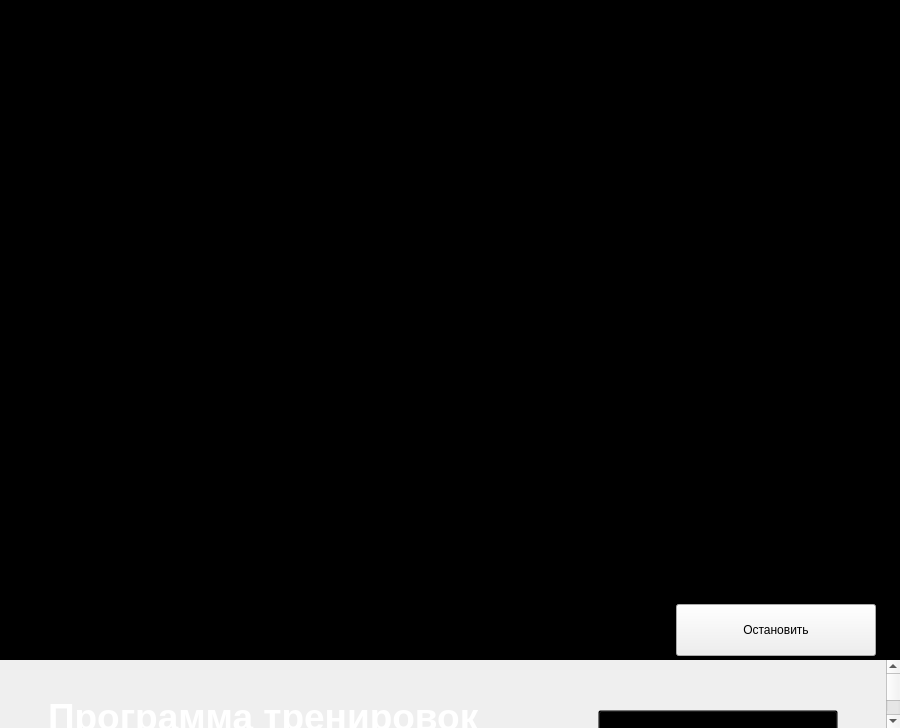
<?xml version="1.0" encoding="UTF-8"?>
<ui version="4.0">
 <class>TrainingTab</class>
 <widget class="QWidget" name="TrainingTab">
  <property name="geometry">
   <rect>
    <x>0</x>
    <y>0</y>
    <width>900</width>
    <height>700</height>
   </rect>
  </property>
  <property name="windowTitle">
   <string>Программа тренировок</string>
  </property>
  <layout class="QVBoxLayout" name="rootLayout">
   <property name="leftMargin"><number>0</number></property>
   <property name="topMargin"><number>0</number></property>
   <property name="rightMargin"><number>0</number></property>
   <property name="bottomMargin"><number>0</number></property>
   <property name="spacing"><number>0</number></property>

   <!-- ═══════════════════════════════════════════ VIDEO AREA -->
   <item>
    <widget class="QFrame" name="videoFrame">
     <property name="visible"><bool>false</bool></property>
     <property name="styleSheet">
      <string>QFrame { background: #000000; border: none; }</string>
     </property>
     <layout class="QVBoxLayout" name="videoLayout">
      <property name="leftMargin"><number>0</number></property>
      <property name="topMargin"><number>0</number></property>
      <property name="rightMargin"><number>0</number></property>
      <property name="bottomMargin"><number>0</number></property>
      <property name="spacing"><number>0</number></property>

      <item>
       <widget class="QLabel" name="videoLabel">
        <property name="text"><string/></property>
        <property name="alignment">
         <set>Qt::AlignHCenter|Qt::AlignVCenter</set>
        </property>
        <property name="minimumSize">
         <size><width>0</width><height>600</height></size>
        </property>
        <property name="sizePolicy">
         <sizepolicy hsizetype="Expanding" vsizetype="Expanding">
          <horstretch>0</horstretch>
          <verstretch>0</verstretch>
         </sizepolicy>
        </property>
        <property name="styleSheet">
         <string>background: #000000;</string>
        </property>
       </widget>
      </item>

      <item>
       <widget class="QFrame" name="stopBtnContainer">
        <property name="minimumSize"><size><width>0</width><height>60</height></size></property>
        <property name="maximumSize"><size><width>16777215</width><height>60</height></size></property>
        <property name="styleSheet">
         <string>QFrame { background: rgba(0,0,0,200); border: none; }</string>
        </property>
        <layout class="QHBoxLayout" name="stopBtnLayout">
         <property name="leftMargin"><number>24</number></property>
         <property name="topMargin"><number>0</number></property>
         <property name="rightMargin"><number>24</number></property>
         <property name="bottomMargin"><number>0</number></property>
         <property name="spacing"><number>0</number></property>
         <item>
          <spacer name="stopBtnSpacer">
           <property name="orientation"><enum>Qt::Horizontal</enum></property>
           <property name="sizeHint" stdset="0">
            <size><width>40</width><height>20</height></size>
           </property>
          </spacer>
         </item>
         <item>
          <widget class="LaunchButton" name="stopBtn">
           <property name="text"><string>Остановить</string></property>
           <property name="minimumSize"><size><width>200</width><height>52</height></size></property>
           <property name="maximumSize"><size><width>200</width><height>52</height></size></property>
          </widget>
         </item>
        </layout>
       </widget>
      </item>

     </layout>
    </widget>
   </item>

   <!-- ═══════════════════════════════════════════ SCROLL AREA -->
   <item>
    <widget class="QScrollArea" name="scrollArea">
     <property name="widgetResizable"><bool>true</bool></property>
     <property name="styleSheet">
      <string>QScrollArea { border: none; background: transparent; }</string>
     </property>
     <widget class="QWidget" name="scrollContent">
      <property name="styleSheet">
       <string>background: transparent;</string>
      </property>
      <layout class="QVBoxLayout" name="contentLayout">
       <property name="leftMargin"><number>48</number></property>
       <property name="topMargin"><number>36</number></property>
       <property name="rightMargin"><number>48</number></property>
       <property name="bottomMargin"><number>48</number></property>
       <property name="spacing"><number>0</number></property>

       <!-- ──────────────────────── HEADER -->
       <item>
        <layout class="QHBoxLayout" name="headerLayout">
         <property name="spacing"><number>0</number></property>

         <item>
          <layout class="QVBoxLayout" name="titleLayout">
           <property name="spacing"><number>6</number></property>
           <item>
            <widget class="QLabel" name="titleLabel">
             <property name="text"><string>Программа тренировок</string></property>
             <property name="font">
              <font>
               <family>Segoe UI</family>
               <pointsize>28</pointsize>
               <weight>75</weight>
               <bold>true</bold>
              </font>
             </property>
             <property name="styleSheet">
              <string>color: #ffffff; background: transparent;</string>
             </property>
            </widget>
           </item>
           <item>
            <widget class="QLabel" name="subtitleLabel">
             <property name="text">
              <string>Пройдите тестирование для загрузки персонального плана</string>
             </property>
             <property name="font">
              <font>
               <family>Segoe UI</family>
               <pointsize>11</pointsize>
              </font>
             </property>
             <property name="styleSheet">
              <string>color: #444; background: transparent;</string>
             </property>
            </widget>
           </item>
          </layout>
         </item>

         <item alignment="Qt::AlignBottom">
          <widget class="LaunchButton" name="launchBtn">
           <property name="text"><string>Запустить гимнастику</string></property>
           <property name="minimumSize"><size><width>240</width><height>52</height></size></property>
           <property name="maximumSize"><size><width>240</width><height>52</height></size></property>
          </widget>
         </item>

        </layout>
       </item>

       <!-- spacer 32px -->
       <item>
        <spacer name="spacerAfterHeader">
         <property name="orientation"><enum>Qt::Vertical</enum></property>
         <property name="sizeType"><enum>QSizePolicy::Fixed</enum></property>
         <property name="sizeHint" stdset="0">
          <size><width>20</width><height>32</height></size>
         </property>
        </spacer>
       </item>

       <!-- ──────────────────────── PARAMS FRAME -->
       <item>
        <widget class="QFrame" name="paramsFrame">
         <property name="visible"><bool>false</bool></property>
         <layout class="QVBoxLayout" name="paramsOuterLayout">
          <property name="leftMargin"><number>0</number></property>
          <property name="topMargin"><number>0</number></property>
          <property name="rightMargin"><number>0</number></property>
          <property name="bottomMargin"><number>0</number></property>
          <property name="spacing"><number>16</number></property>
          <item>
           <widget class="QLabel" name="paramsSectionLabel">
            <property name="text"><string>ПАРАМЕТРЫ ПЛАНА</string></property>
            <property name="font">
             <font>
              <family>Segoe UI</family>
              <pointsize>9</pointsize>
              <weight>75</weight>
              <bold>true</bold>
             </font>
            </property>
            <property name="styleSheet">
             <string>color: #888; letter-spacing: 2px; background: transparent;</string>
            </property>
           </widget>
          </item>
          <item>
           <layout class="QGridLayout" name="paramsGrid">
            <property name="spacing"><number>12</number></property>
           </layout>
          </item>
         </layout>
        </widget>
       </item>

       <!-- spacer 32px -->
       <item>
        <spacer name="spacerAfterParams">
         <property name="orientation"><enum>Qt::Vertical</enum></property>
         <property name="sizeType"><enum>QSizePolicy::Fixed</enum></property>
         <property name="sizeHint" stdset="0">
          <size><width>20</width><height>32</height></size>
         </property>
        </spacer>
       </item>

       <!-- ──────────────────────── EXERCISES FRAME -->
       <item>
        <widget class="QFrame" name="exercisesFrame">
         <property name="visible"><bool>false</bool></property>
         <layout class="QVBoxLayout" name="exercisesOuterLayout">
          <property name="leftMargin"><number>0</number></property>
          <property name="topMargin"><number>0</number></property>
          <property name="rightMargin"><number>0</number></property>
          <property name="bottomMargin"><number>0</number></property>
          <property name="spacing"><number>16</number></property>
          <item>
           <layout class="QHBoxLayout" name="exHeaderLayout">
            <item>
             <widget class="QLabel" name="exSectionLabel">
              <property name="text"><string>СПИСОК УПРАЖНЕНИЙ</string></property>
              <property name="font">
               <font>
                <family>Segoe UI</family>
                <pointsize>8</pointsize>
                <weight>75</weight>
                <bold>true</bold>
               </font>
              </property>
              <property name="styleSheet">
               <string>color: #888; letter-spacing: 2px; background: transparent;</string>
              </property>
             </widget>
            </item>
            <item>
             <spacer name="exHeaderSpacer">
              <property name="orientation"><enum>Qt::Horizontal</enum></property>
              <property name="sizeHint" stdset="0">
               <size><width>40</width><height>20</height></size>
              </property>
             </spacer>
            </item>
            <item>
             <widget class="QLabel" name="exCountLabel">
              <property name="text"><string/></property>
              <property name="font">
               <font>
                <family>Segoe UI</family>
                <pointsize>9</pointsize>
               </font>
              </property>
              <property name="styleSheet">
               <string>color: #444; background: transparent;</string>
              </property>
             </widget>
            </item>
           </layout>
          </item>
          <item>
           <layout class="QVBoxLayout" name="exercisesListLayout">
            <property name="spacing"><number>8</number></property>
           </layout>
          </item>
         </layout>
        </widget>
       </item>

       <!-- bottom stretch -->
       <item>
        <spacer name="bottomStretch">
         <property name="orientation"><enum>Qt::Vertical</enum></property>
         <property name="sizeHint" stdset="0">
          <size><width>20</width><height>40</height></size>
         </property>
        </spacer>
       </item>

      </layout>
     </widget>
    </widget>
   </item>

  </layout>
 </widget>

 <customwidgets>
  <customwidget>
   <class>LaunchButton</class>
   <extends>QPushButton</extends>
   <header>tabs.training_tab</header>
  </customwidget>
 </customwidgets>

 <resources/>
 <connections/>
</ui>
